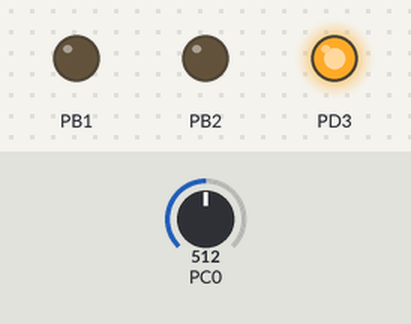
Bench run of a program on a simulated ATmega328P, built with avr-gcc and emulated at 16 MHz. Shown: output pins drawn as LEDs (lit = HIGH). The inputs (shaded band) are chosen by the test bench; at power-on: PC0 = 512.

Above: at 0.1 s.
Timing chart, 0 to 1.6 s (numbered marks = the images above):
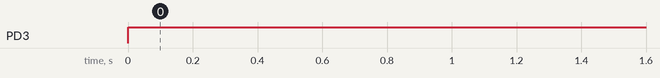

Measured:
- by itself, PD3: LOW → HIGH at 0.00 s

The program:

main.c
```c
/*
 * automated _tap madcaps tap 328p project.c
 *
 * Created: 3/12/2022 6:00:09 PM
 * Author : kioria
 */
#define F_CPU 16000000UL
#include <avr/io.h>
#include <util/delay.h>
#include <avr/interrupt.h>
#define min_pulse 250

//interrupt config
void interruptConfig(void){
	DDRD=1<<PD3;
	PORTD=1<<PD3;//ENABLE THE INTERNAL PULLUP RESISTOR
	EIMSK=1<<INT1;//enable interrrrupt one
	EICRA=1<<ISC11;//falling edge

}
//isr routine
ISR(INT1_vect){
	for(int servo=500;servo>=250;servo--){
		 		OCR1A=servo;
		 		_delay_ms(15);
		 	}
			 for(int servo=500;servo>=250;servo--){
				 OCR1B=servo;
				 _delay_ms(15);
			 }
// 		for (int servo_control=min_pulse;servo_control<=500;servo_control++){
// 		 	OCR1B=servo_control;
// 		 	_delay_ms(15);
// 		 	}

}
//functions declaration
void adc_init(void){
	DDRC&=(0x00);//MAKE PC0 AS INPUT
	ADMUX=(1<<REFS0);//SELECT AVCC AS INPUT,RIGHT ADJUST RESULT
	ADCSRA=(1<<ADEN)|(1<<ADIE)|(1<<ADPS0)|(1<<ADPS1)|(1<<ADPS2);//ENABLED ADC,ENABLE INTERRUPT,SELECTE 128 PERSCALER

}
//ADC RED FUNCTION
int adc_read(int channel){
	ADMUX|=((0X0F&ADMUX)|channel);//ACTIVATING THE FIRST FOUR CHANNELS
	ADCSRA|=(1<<ADSC);
	while(ADCSRA&(1<<ADIF));//WAIT TILL CO9NVERSION IS COMPLETE
	return ADCW;
}
//PWM INITILAIZE TIMER O
// void pwm_init(void){
// 	DDRD=1<<PD6;//make ocoa as output
// 	TCCR0A=(1<<WGM00)|(1<<WGM10)|(1<<COM0A1);//enable fast pwm,non-inerting mode
// 	TCCR0B=(1<<CS00);//no prescling
//
// }
//PWM INITILAIZE TIMER 1 16 BIT TIMER
void pwm_init_tmr1(void){
	DDRB=(1<<PB1)|(1<<PB2);//SET OC1A OC1B AS OUTPUT

	TCCR1A=((1<<WGM11)|(1<<COM1A1));//SET A FAST PWM,TOP IN ICR1,NON-INVERTING MODEclear output on compare match
	/*TCCR1B=(1<<WGM12)|(1<<WGM13)|(1<<CS11)|(1<<CS10);//TOP IN ICR1,CLK/64*/
	TCCR1B=((1<<WGM12)|(1<<WGM13)|(1<<CS10)|(1<<CS11));//TOP IN ICR1,CLK/64
	//CALCULATING FPWM---PWM REQUENCY fOCnxPFCPWM
	//FPWM=F(OSC)/(N*(1+TOP)).WHERE N PRESCALER DIVIDER=16000000/(64*(1+)
	//TOP=39999..PS1--319999 PS64-4999 PS256-1249
	/*TCNT1=4499;*/
	TCNT1=0;

	ICR1=4999;//setting the top count
	//TIMER 1 CLKFRE=16000000/64=250000 THEREORE 0.000004 I CYCLE
	//MIN ON TIME 0.001/0.000004=250

}

int main(void)
{
	/*pwm_init();*/
	//interrupt coniguration

	interruptConfig();
	sei();
	pwm_init_tmr1();
	adc_init();

    /* Replace with your application code */
	 //OCR1A=1999;//-90 degrees position
    while (1)
    {

		int servo_control=(adc_read(0)*3.5);
		OCR1A=servo_control;
// for (int servo_control=min_pulse;servo_control<=500;servo_control++){
// 	OCR1A=servo_control;
// 	_delay_ms(15);
// 	}
// for(int servo=500;servo>=250;servo--){
// 		OCR1A=servo;
// 		_delay_ms(15);
// 	}

// OCR1A=500;
// OCR1B=500;


    }
}
```
